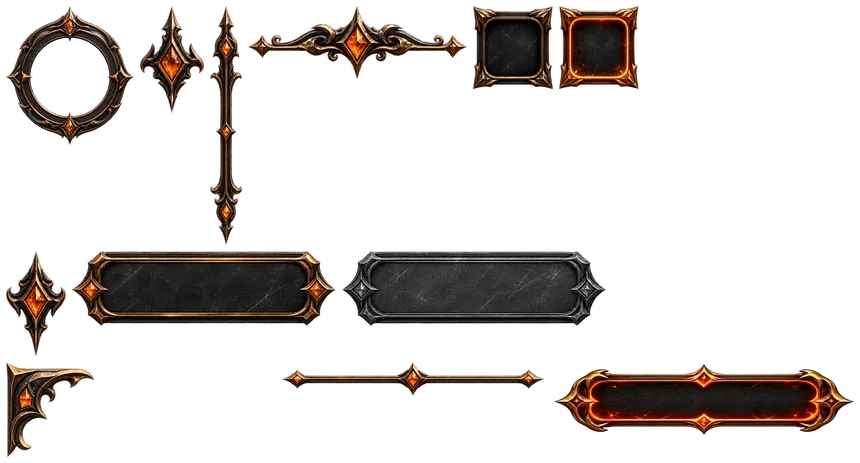
#> input picture assets/skills-ui-atlas/source/skills_ui_atlas_original.webp, 860 x 463 px
$ python -i import_construction_icons.py   (imports and definitions only)
#> lines starting #> are read from the running program, lines starting #| are printed output that depends on the picture
#!/usr/bin/env python3
"""Fold the v5.4 Woodcutting & Construction art pack into the legacy item atlas.

The atlas plus item_icons_cells.csv / item_icons_index.csv are the deterministic
build source that tools/build_icon_chunks.py reads; this importer is what puts
new art into that source. It is idempotent: item_ids already carried by the
index are skipped, so a re-run on a finished tree is a no-op.

Normalisation matches the convention the existing 375 cells already follow —
alpha-trim the supplied artwork, scale it to fit a 112x112 box, centre it on a
transparent 128x128 cell.

Usage:  python tools/import_construction_icons.py <art-pack-dir>

<art-pack-dir> holds construction_icon_manifest.json and the New Logs / New
Parts / New Buildings folders it names. That pack is ~390 MB of 1.5k-square
source PNGs and deliberately does NOT live in this repo — the normalised
128 px cells in item_icons_atlas.png are what the build reads. A copy of the
manifest alone is kept at the repo root as provenance for what went where.
"""
from __future__ import annotations
import csv, hashlib, io, json, os, re, sys
from pathlib import Path
from PIL import Image
from atomic_write import replace_atomically


CELL = 128
CONTENT = 112
COLUMNS = 10
ART_SOURCE = 'supplied construction art pack 2026-09-04'
GROUPS = {
    'timber': 'resources.wood',
    'building_parts': 'processed.building_parts',
    'building': 'trade.village_addon',
}
FAMILY_ORDER = ['timber', 'building_parts', 'building']

CELL_FIELDS = ['index', 'row', 'column', 'x', 'y', 'width', 'height', 'icon_key',
               'name', 'group', 'shared', 'usage_count', 'art_source', 'sha256_rgba']
INDEX_FIELDS = ['item_id', 'name', 'category', 'subcategory', 'tier', 'group',
                'art_source', 'shared_icon_key', 'index', 'row', 'column', 'x', 'y',
                'width', 'height', 'original_r3_index', 'original_r2_index']


def normalise(path: Path) -> Image.Image:
    """One supplied PNG -> one 128x128 transparent, centred cell."""
    with Image.open(path) as raw:
#> raw is the input picture: PIL image 860x463 RGBA; mean R, G, B, A 17.2, 12.3, 9.6, 52.7
        art = raw.convert('RGBA')
        box = art.split()[3].getbbox()
#> box = (6, 6, 854, 457)
        if box is None:
            raise ValueError('fully transparent source ' + str(path))
        art = art.crop(box)
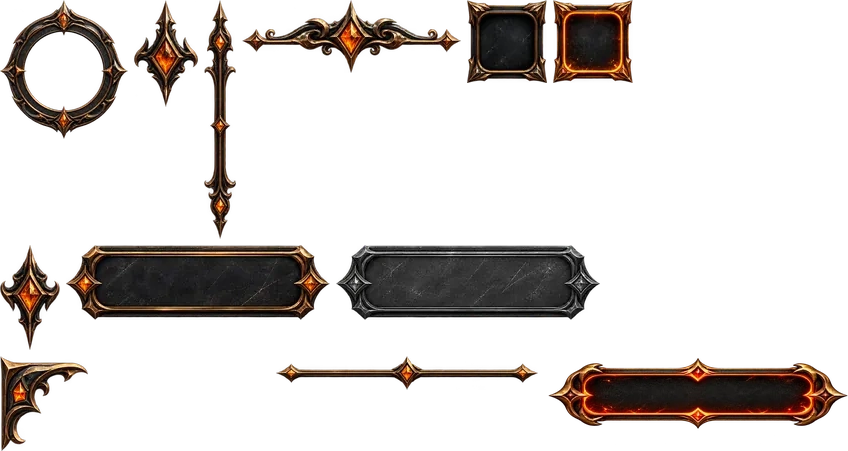
#> art: PIL image 848x451 RGBA; mean R, G, B, A 17.7, 12.5, 9.8, 54.9; transparent parts drawn white
        scale = CONTENT / max(art.width, art.height)
#> scale = 0.132
        size = (max(1, round(art.width * scale)), max(1, round(art.height * scale)))
#> size = (112, 60)
        art = art.resize(size, Image.LANCZOS)
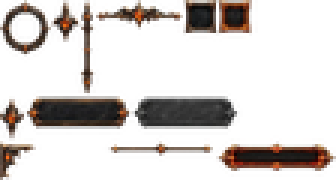
#> art: PIL image 112x60 RGBA (shown 3 times larger); mean R, G, B, A 26.1, 18.1, 13, 55.5; transparent parts drawn white
        cell = Image.new('RGBA', (CELL, CELL), (0, 0, 0, 0))
#> cell: PIL image 128x128 RGBA; every value is 0
        cell.paste(art, ((CELL - art.width) // 2, (CELL - art.height) // 2))
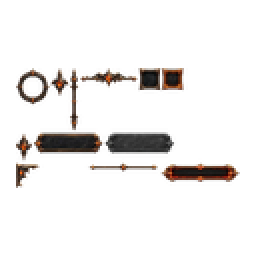
#> cell: PIL image 128x128 RGBA (shown 2 times larger); mean R, G, B, A 10.7, 7.4, 5.3, 22.7; transparent parts drawn white
        return cell


def read_csv(path: Path) -> list[dict]:
    with path.open(newline='', encoding='utf-8-sig') as handle:
        return list(csv.DictReader(handle))


# [71 lines left out: functions write_csv, import_construction_icons, not called in this run]


# [5 lines not run here, left out]

>>> result = normalise('../assets/skills-ui-atlas/source/skills_ui_atlas_original.webp')

$ run again, on .codex-tmp/housing-series-review.png
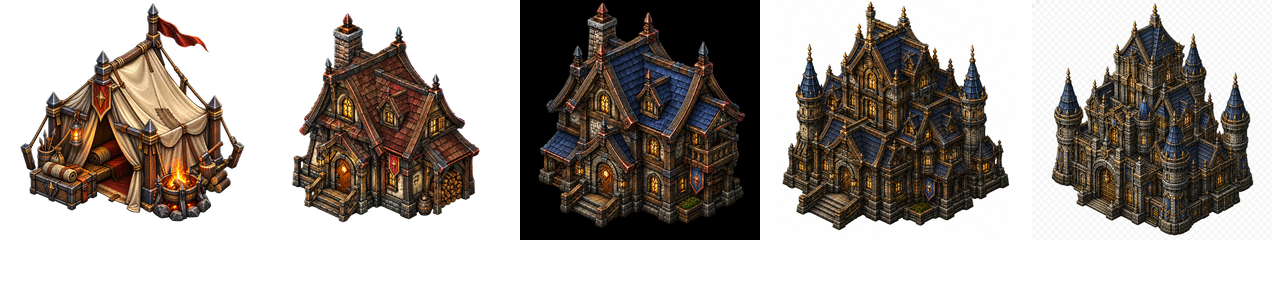
#> input picture .codex-tmp/housing-series-review.png, 1280 x 300 px
#> in normalise, raw is the input picture: PIL image 1280x300 RGBA; mean R, G, B, A 64.9, 58.2, 52.8, 147.7
#> box = (8, 0, 1272, 282)
#> in normalise, `art = art.crop(box)`:
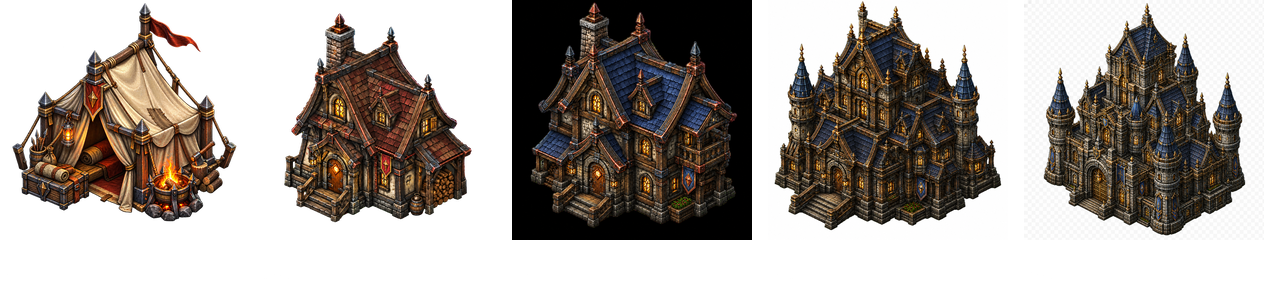
#> art: PIL image 1264x282 RGBA; mean R, G, B, A 69.9, 62.6, 56.9, 159.1; transparent parts drawn white
#> in normalise, `cell.paste(art, ((CELL - art.width) // 2, (CELL - art.height) // 2))`:
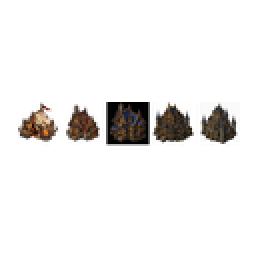
#> cell: PIL image 128x128 RGBA (shown 2 times larger); mean R, G, B, A 14.9, 13.5, 12.3, 27.2; transparent parts drawn white

$ run again, on .codex-tmp/housing-style-comparison.png
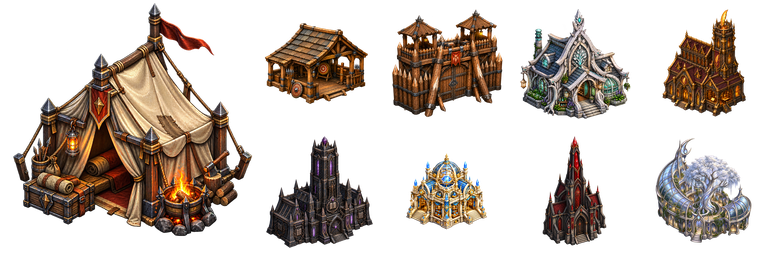
#> input picture .codex-tmp/housing-style-comparison.png, 768 x 256 px
#> in normalise, raw is the input picture: PIL image 768x256 RGBA; mean R, G, B, A 44.6, 33.7, 25.8, 95.6
#> box = (11, 1, 754, 248)
#> in normalise, `art = art.crop(box)`:
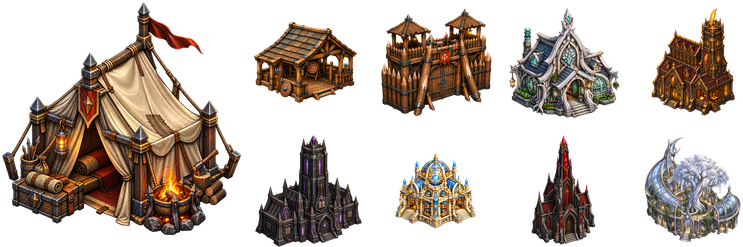
#> art: PIL image 743x247 RGBA; mean R, G, B, A 47.7, 36.1, 27.6, 102.5; transparent parts drawn white
#> in normalise, `cell.paste(art, ((CELL - art.width) // 2, (CELL - art.height) // 2))`:
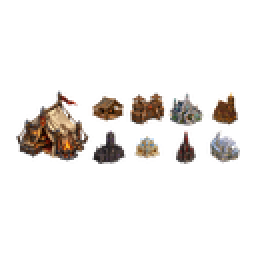
#> cell: PIL image 128x128 RGBA (shown 2 times larger); mean R, G, B, A 16.4, 12.4, 9.5, 26; transparent parts drawn white
